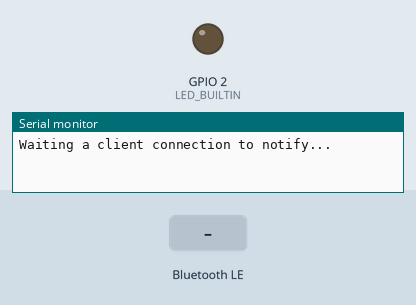
Recording of a sketch running on a simulated ESP32. On the bench: output pins drawn as LEDs (lit = HIGH), the last lines printed to the serial monitor. The inputs (shaded band) are chosen by the test bench. Nothing arrives over Bluetooth unless stated; a phone connects over Bluetooth LE 3 s after start.

Above: at 1.2 s.
1.3 s: Bluetooth LE write "1" received
At 3.8 s:
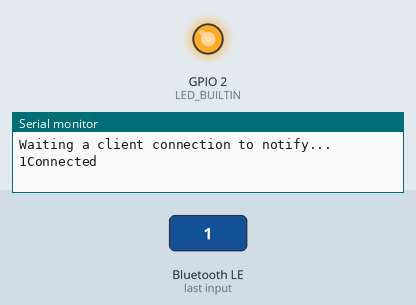
Timing chart, 0 to 5.3 s (numbered marks = the images above; inputs shaded):
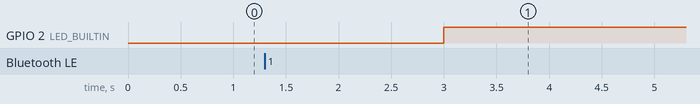

The sketch:

blesynscan.ino
```cpp
/*
    Video: https://www.youtube.com/watch?v=oCMOYS71NIU
    Based on Neil Kolban example for IDF: https://github.com/nkolban/esp32-snippets/blob/master/cpp_utils/tests/BLE%20Tests/SampleNotify.cpp
    Ported to Arduino ESP32 by Evandro Copercini

   Install:
   Board manager -> esp32 by espressif

   Select board:
   Board -> esp32 -> ESP32 Dev Module

   Create a BLE server that, once we receive a connection, will send periodic notifications.
   The service advertises itself as: 6E400001-B5A3-F393-E0A9-E50E24DCCA9E
   Has a characteristic of: 6E400002-B5A3-F393-E0A9-E50E24DCCA9E - used for receiving data with "WRITE"
   Has a characteristic of: 6E400003-B5A3-F393-E0A9-E50E24DCCA9E - used to send data with  "NOTIFY"

   The design of creating the BLE server is:
   1. Create a BLE Server
   2. Create a BLE Service
   3. Create a BLE Characteristic on the Service
   4. Create a BLE Descriptor on the characteristic
   5. Start the service.
   6. Start advertising.

   In this example rxValue is the data received (only accessible inside that function).
   And txValue is the data to be sent, in this example just a byte incremented every second.
*/
#include <BLEDevice.h>
#include <BLEServer.h>
#include <BLEUtils.h>
#include <BLE2902.h>
//#include <esp_mac.h>

// Hardware Serial2 pins
#define RXD2 16
#define TXD2 17

// Hardware LED
#define LED_BUILTIN 2

BLEServer *pServer = NULL;
BLECharacteristic *pTxCharacteristic;
bool deviceConnected = false;
bool oldDeviceConnected = false;
uint8_t txValue = 64;

int32_t t_us = micros(); // [us] microseconds for LED blinking
int32_t led_event_us = t_us; // schedule next immediately


// See the following for generating UUIDs:
// https://www.uuidgenerator.net/

//const uint8_t new_mac[8] = {0x01, 0x02, 0x03, 0x04, 0x05, 0x06};
//esp_base_mac_addr_get(new_mac);
#define BLE_NAME "SynScan_BLE"

#if 1
// serial terminal works
#define SERVICE_UUID           "6E400001-B5A3-F393-E0A9-E50E24DCCA9E"  // UART service UUID nordic nRF
#define CHARACTERISTIC_UUID_RX "6E400002-B5A3-F393-E0A9-E50E24DCCA9E"
#define CHARACTERISTIC_UUID_TX "6E400003-B5A3-F393-E0A9-E50E24DCCA9E"
#endif
#if 0
// serial terminal works
#define SERVICE_UUID           "49535343-FE7D-4AE5-8FA9-9FAFD205E455"  // UART service UUID microchip RN4871
#define CHARACTERISTIC_UUID_RX "49535343-8841-43F4-A8D4-ECBE34729BB3"
#define CHARACTERISTIC_UUID_TX "49535343-1E4D-4BD9-BA61-23C647249616"
#endif
#if 0
// trying...
#define SERVICE_UUID           "54806524-B5A3-F393-E0A9-E50E24DCCA9E"  // maybe synscan
#define CHARACTERISTIC_UUID_RX "54806524-0100-F393-E0A9-E50E24DCCA9E"
#define CHARACTERISTIC_UUID_TX "54806524-0200-F393-E0A9-E50E24DCCA9E"
#endif
#if 0
// serial terminal doesn't work "gatt status 133"
#define SERVICE_UUID           "0000fefb-0000-1000-8000-00805f9b34fb"  // UART service UUID Telit TIO
#define CHARACTERISTIC_UUID_RX "00000002-0000-1000-8000-00805f9b34fb"
#define CHARACTERISTIC_UUID_TX "00000001-0000-1000-8000-00805f9b34fb"
#endif

class MyServerCallbacks : public BLEServerCallbacks
{
  void onConnect(BLEServer *pServer)
  {
    deviceConnected = true;
    digitalWrite(LED_BUILTIN, HIGH);  // turn the LED on
  };

  void onDisconnect(BLEServer *pServer)
  {
    deviceConnected = false;
    digitalWrite(LED_BUILTIN, LOW);  // turn the LED off
  }
};

class MyCallbacks : public BLECharacteristicCallbacks
{
  void onWrite(BLECharacteristic *pCharacteristic)
  {
    String rxValue = pCharacteristic->getValue();
    #if 0
    if (rxValue.length() > 0)
    {
      digitalWrite(LED_BUILTIN, LOW);  // turn the LED off
      for (int i = 0; i < rxValue.length(); i++)
      {
        Serial2.write(rxValue[i]);
        Serial.write(rxValue[i]);
        delay(1);
      }
    }
    #else
    if (rxValue.length() > 0)
    {
      digitalWrite(LED_BUILTIN, LOW);  // turn the LED off
      Serial2.write(rxValue.c_str(), rxValue.length());
      Serial.write(rxValue.c_str(), rxValue.length());
    }
    #endif
  }
};

void setup()
{
  Serial.begin(115200);
  Serial2.begin(9600, SERIAL_8N1, RXD2, TXD2);

  // Create the BLE Device
  BLEDevice::init(BLE_NAME);

  // Create the BLE Server
  pServer = BLEDevice::createServer();
  pServer->setCallbacks(new MyServerCallbacks());

  // Create the BLE Service
  BLEService *pService = pServer->createService(SERVICE_UUID);

  // Create a BLE Characteristic
  pTxCharacteristic = pService->createCharacteristic(CHARACTERISTIC_UUID_TX, BLECharacteristic::PROPERTY_NOTIFY);

  pTxCharacteristic->addDescriptor(new BLE2902());

  BLECharacteristic *pRxCharacteristic = pService->createCharacteristic(CHARACTERISTIC_UUID_RX, BLECharacteristic::PROPERTY_WRITE);

  pRxCharacteristic->setCallbacks(new MyCallbacks());

  // Start the service
  pService->start();

  // control the LED
  pinMode(LED_BUILTIN, OUTPUT);

  // Start advertising
  pServer->getAdvertising()->start();
  Serial.println("Waiting a client connection to notify...");
}

void loop()
{
  if (deviceConnected)
  {
    if(Serial2.available())
    {
      digitalWrite(LED_BUILTIN, LOW);  // turn the LED on
      txValue = Serial2.read();
      pTxCharacteristic->setValue(&txValue, 1);
      pTxCharacteristic->notify();
      Serial.write(txValue);
    }
    //delay(10);  // bluetooth stack will go into congestion, if too many packets are sent
  }

  // disconnecting
  if (!deviceConnected && oldDeviceConnected)
  {
    delay(500);                   // give the bluetooth stack the chance to get things ready
    pServer->startAdvertising();  // restart advertising
    Serial.println("Disconnected");
    oldDeviceConnected = deviceConnected;
  }
  // connecting
  if (deviceConnected && !oldDeviceConnected)
  {
    // do stuff here on connecting
    oldDeviceConnected = deviceConnected;
    Serial.println("Connected");
  }
  digitalWrite(LED_BUILTIN, deviceConnected);
}
```
